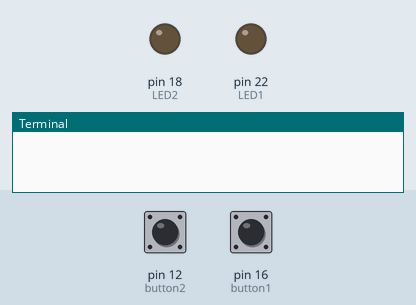
The program below on a simulated Raspberry Pi (header pin numbers). Shown: output pins drawn as LEDs (lit = HIGH), the last lines printed to the terminal. Dashed ring = blinking. The test bench sets the inputs (shaded band); at power-on: pin 12 (button2) HIGH, pin 16 (button1) HIGH.

Above: at 1.2 s.
1.3 s: pin 12 (button2) pulled LOW for 1 s
At 2.8 s:
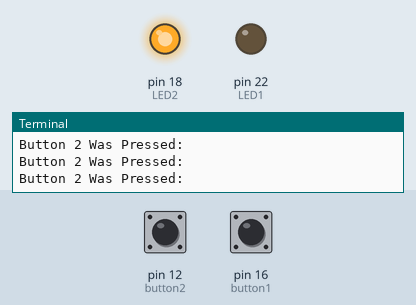
3.8 s: pin 16 (button1) pulled LOW for 3.2 s
At 3.9 s:
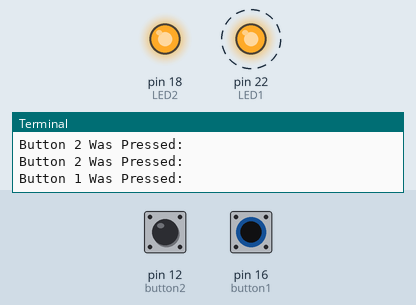
8.5 s: pin 16 (button1) pulled LOW for 0.15 s
At 8.9 s:
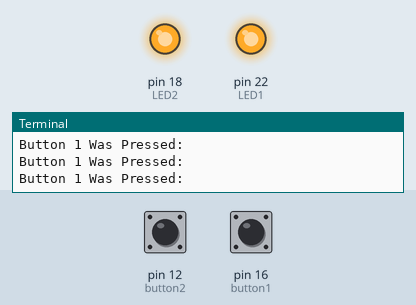
10.1 s: pin 12 (button2) pulled LOW for 0.15 s
At 11.3 s:
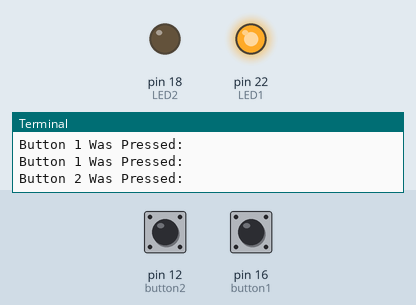
11.7 s: pin 12 (button2) pulled LOW for 3.2 s
At 11.8 s:
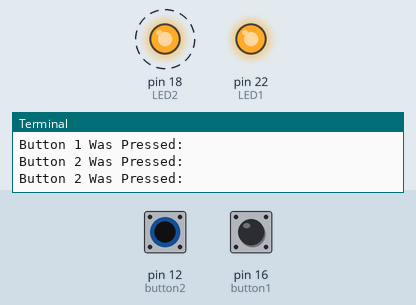
Timing chart, 0 to 16.2 s (numbered marks = the images above; inputs shaded):
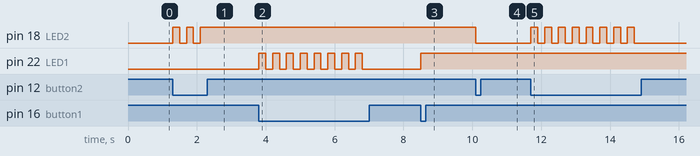

The program:

button_controlled_leds.py
```python
from time import sleep
import RPi.GPIO as GPIO    # Import GPIO Library
GPIO.setmode(GPIO.BOARD)   # Use Physical Pin Numbering Scheme
button1=16                 # Button 1 is connected to physical pin 16
button2=12                 # Button 2 is connected to physical pin 12
LED1=22                    # LED 1 is connected to physical pin 22
LED2=18                    # LED 2 is connected to physical pin 18
BS1=False                  # Set Flag BS1 to indicate LED is initially off
BS2=False                  # Set Flag BS2 to indicate LED is initially off

def setup():
    GPIO.setup(button1,GPIO.IN,pull_up_down=GPIO.PUD_UP) # Make button1 an input, Activate Pull UP Resistor
    GPIO.setup(button2,GPIO.IN,pull_up_down=GPIO.PUD_UP) # Make button 2 an input, Activate Pull Up Resistor
    GPIO.setup(LED1,GPIO.OUT,) # Make LED 1 an Output
    GPIO.setup(LED2,GPIO.OUT)  # Make LED 2 an Output

def destroy():
    GPIO.output(LED1,False)
    GPIO.output(LED2,False)
    GPIO.cleanup()

def main():
    global BS1
    global BS2
    while(1):                  # Create an infinite Loop
        if GPIO.input(button1)==0:            # Look for button 1 press
                print ("Button 1 Was Pressed:")
                if BS1==False:                # If the LED is off
                        GPIO.output(LED1,True)# turn it on
                        BS1=True              # Set Flag to show LED1 is now On
                        sleep(.2)             # Delay
                else:                         # If the LED is on
                        GPIO.output(LED1,False) # Turn LED off
                        BS1=False               # Set Flag to show LED1 is now Off
                        sleep(.2)
        if GPIO.input(button2)==0: #Repeat above for LED 2 and button 2
                print ("Button 2 Was Pressed:")
                if BS2==False:
                        GPIO.output(LED2,True)
                        BS2=True
                        sleep(.2)
                else:
                        GPIO.output(LED2,False)
                        BS2=False
                        sleep(.2)

if __name__ == "__main__":
    setup()
    try:
        main()
    except KeyboardInterrupt:
        destroy()
                       
```

Measured:
- after the input at 1.3 s, pin 18 (LED2): alternates HIGH for 0.20 s and LOW for 0.20 s, 5 changes in all, then stays HIGH, starting at once
- after the input at 3.8 s, pin 22 (LED1): alternates HIGH for 0.20 s and LOW for 0.20 s, 16 changes in all, then stays LOW, starting at once
- after the input at 8.5 s, pin 22 (LED1): LOW → HIGH at once
- after the input at 10.1 s, pin 18 (LED2): HIGH → LOW at once
- after the input at 11.7 s, pin 18 (LED2): alternates HIGH for 0.20 s and LOW for 0.20 s, 16 changes in all, then stays LOW, starting at once
